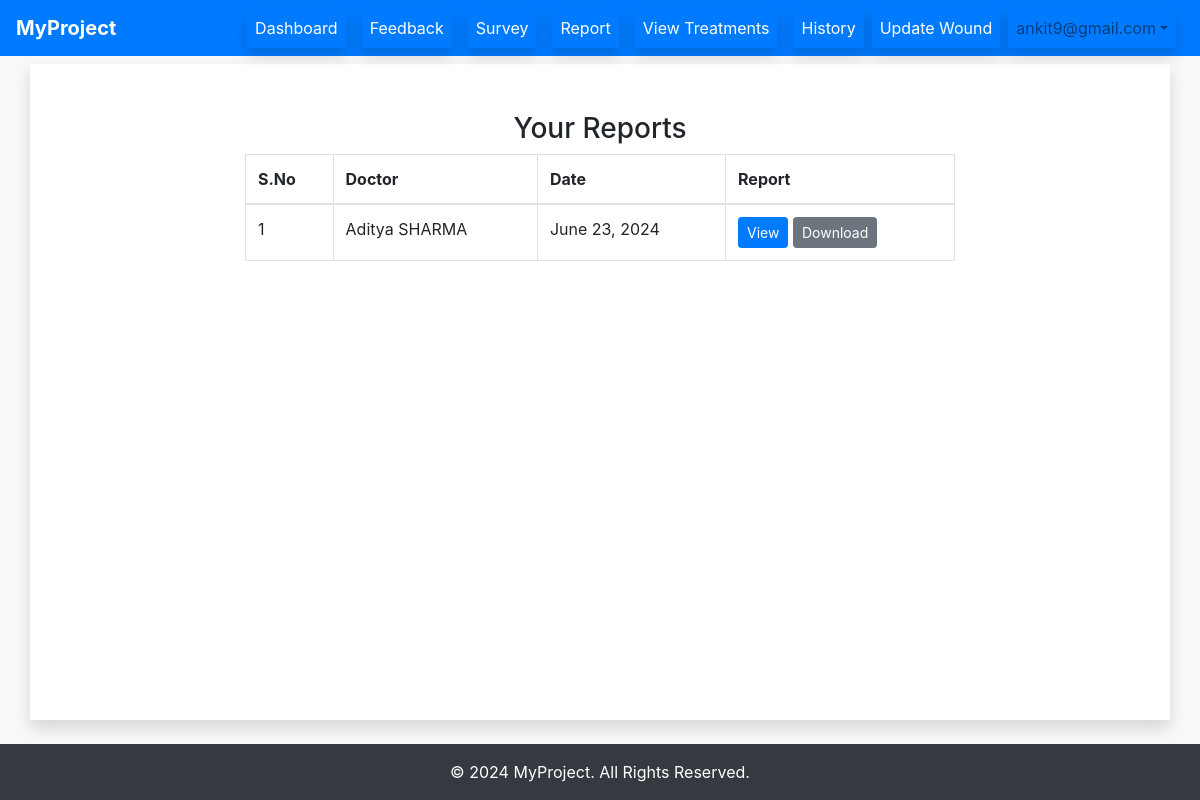
Page /viewreport/ (signed in) on the earlier database version.
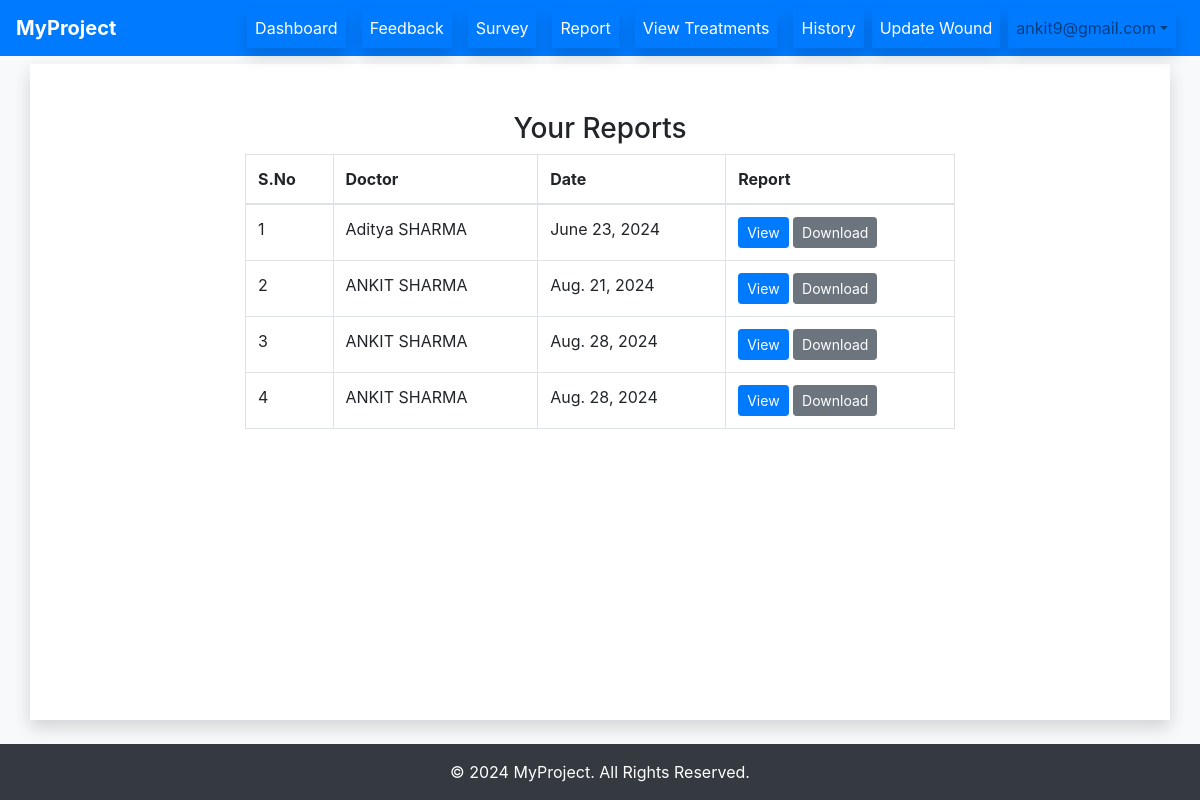
Same page on the later database version.
### main/models.py (models this page shows, shortened)
class Report(models.Model):
    patient = models.ForeignKey(Patient, on_delete=models.CASCADE)
    doctor = models.ForeignKey(Doctor, on_delete=models.CASCADE)
    report = models.FileField(upload_to='patient_report/')
    date = models.DateField()

class Doctor(models.Model):
    user = models.OneToOneField(User, on_delete=models.CASCADE)
    name = models.CharField(max_length=100)
    phone = models.CharField(max_length=15)
    age = models.IntegerField()
    department = models.CharField(max_length=100, null=True, blank=True)
    qualification = models.CharField(max_length=100, null=True, blank=True)
    specialty = models.CharField(max_length=100, null=True, blank=True)
    profile_pic = models.ImageField(upload_to='profile_pic/Doctor/', null=True, blank=True)

### main/decorators.py (the view)
    @login_required(login_url='/login/')
    def _wrapped_view(request, *args, **kwargs):
        try:
            request.user.patient
        except Patient.DoesNotExist:
            auth_logout(request)
            return HttpResponseRedirect(reverse('login'))
        return view_func(request, *args, **kwargs)

### main/views.py (called while the page is built)
@patient_required
def viewreport(request):
    patient = Patient.objects.get(user=request.user)
    reports = Report.objects.filter(patient=patient)
    return render(request, 'report.html', {'reports': reports})

### templates/report.html
{% extends 'base.html' %}
{% block content %}
<div class="container mt-5">
    <div class="row justify-content-center">
        <div class="col-md-8">
            <h3 class="text-center">Your Reports</h3>
            <table class="table table-bordered">
                <thead>
                    <tr>
                        <th>S.No</th>
                        <th>Doctor</th>
                        <th>Date</th>
                        <th>Report</th>
                    </tr>
                </thead>
                <tbody>
                    {% for report in reports %}
                    <tr>
                        <td>{{ forloop.counter }}</td>
                        <td>{{ report.doctor.name }}</td>
                        <td>{{ report.date }}</td>
                        <td>
                            <a href="{{ report.report.url }}" class="btn btn-sm btn-primary" target="_blank">View</a>
                            <a href="{{ report.report.url }}" class="btn btn-sm btn-secondary" download>Download</a>
                        </td>
                    </tr>
                    {% endfor %}
                </tbody>
            </table>
        </div>
    </div>
</div>
{% endblock content %}

Differences in the rows shown:
added Report: doctor.name "ANKIT SHARMA", date "Aug. 21, 2024"
added Report: doctor.name "ANKIT SHARMA", date "Aug. 28, 2024"
added Report: doctor.name "ANKIT SHARMA", date "Aug. 28, 2024"
